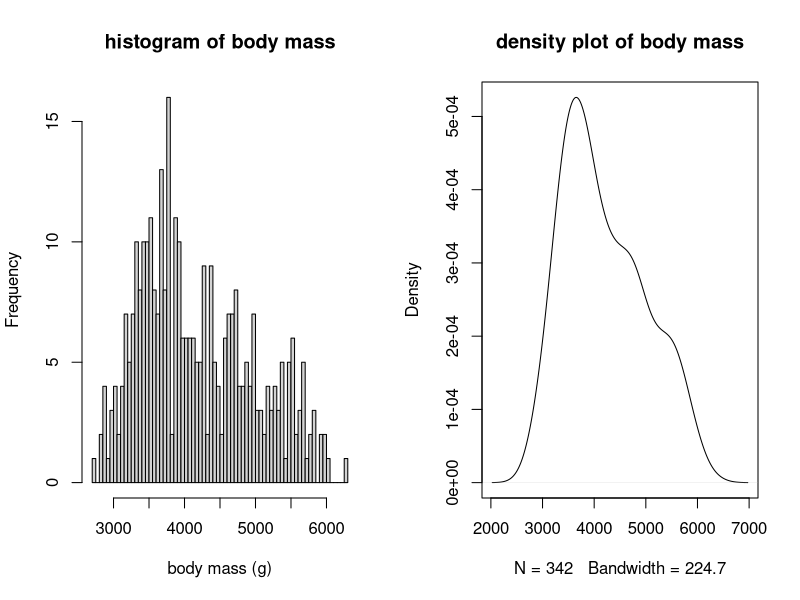
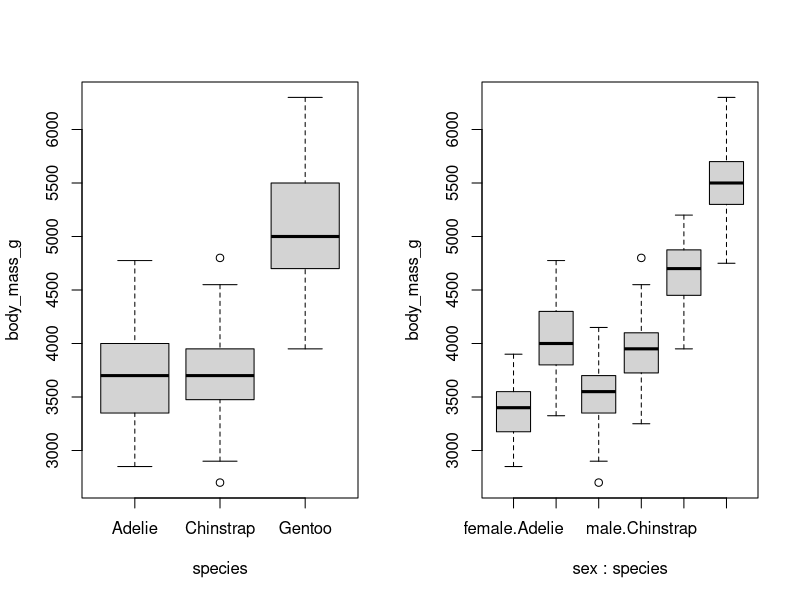

These charts were generated, in order, by the following R code:
# Tests whether the Gentoo penguin flipped length are different from zero  
require(palmerpenguins)
penguin_dat = droplevels(subset(penguins, species != "Gentoo"))
summary(penguin_dat)
t.test(subset(penguins, species == "Gentoo")$flipper_length_mm)

# Tests whether the Gentoo flipper length are equal to 218
t.test(
  x = subset(penguins, species == "Gentoo")$flipper_length_mm,
  mu = 218
)

# Tests whether Gentoo penguins flippers are smalelr than 218 mm (one tailed AH)
t.test(
  x = subset(penguins, species == "Gentoo")$flipper_length_mm,
  mu = 218,
  alternative = "less"
)

# Comparing flipper lenghs of two species
t.test(flipper_length_mm ~ species, data = subset(penguins, species != "Chinstrap"))

# Plotting histograms and density plots
par(mfrow = c(1, 2))
hist(penguins$body_mass_g, breaks = 80, main = "histogram of body mass", xlab = "body mass (g)")
plot(density(penguins$body_mass_g, na.rm = TRUE), main = "density plot of body mass")

# Conditional boxplot for categorical data
require(palmerpenguins)
boxplot(body_mass_g ~ species, data = penguins)

# Extracting measurements for each species
dat_chinstrap = subset(penguins, species == "Chinstrap")

# Calculating mean body mass for each species
mean(dat_chinstrap$body_mass_g, na.rm = TRUE)

# Conducting a Shapiro tests on each species' body mass
shapiro.test(dat_chinstrap$body_mass_g)

# Shortcut for calculating species body masses
aggregate(body_mass_g ~ species, data = penguins, FUN = mean)

# Linear model
fit_species = lm(body_mass_g ~ species, data = penguins)

# To look at model coefficients from linear model
summary(fit_species)

#Conducting an ANOVA
anova(fit_species)

# conditional boxplot for penguin body mass conditioned on both species and sex:
boxplot(body_mass_g ~ sex * species, data = penguins)

# Q1 Looking at the boxplot we find that there could potentially be an important effect of sex because consistently across the species, male penguins are heavier than their female counterparts when examining the mean of the boxplots. 

# Q2 If we add sx as a second factor it improves our model fit. We think that including them gives us more information than either one separately. 
# Q3 conditional linear model 
fit_both = lm(body_mass_g ~ sex * species, data = penguins)
summary(fit_both)

# Q4 the base case is female Adelie penguins

# Q5 Female Chinstrap using two categories: intercept + SpeciesChinstrap

# Q6 The average mass of female Chinstrap penguins is 

